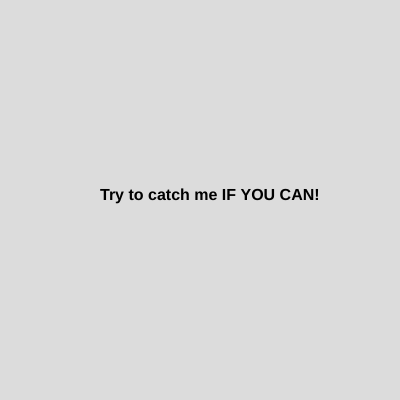
Frame 1 (no input)
Frame 60 (no input): identical to frame 1, image omitted
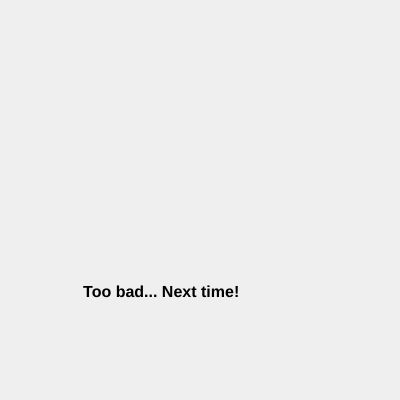
Frame 120 (the mouse pressed at the canvas centre since frame 60)

The p5.js sketch that drew these frames (run headless with seeded random() and noise() and a simulated clock; from frame 60 on, the mouse is pressed at the canvas centre):

// p5.js sketch
// ── sketch.js
let catchMe = [{
  name: "Nope! ",
  color: "I'm here."
}, {
  name: "Too bad... ",
  color: "I'm over here!"
}, {
  name: "Oops! ",
  color: "Miss again?"
}, {
  name: "Hehehe... ",
  color: "About to give up?"
}, {
  name: "Too slow... ",
  color: "Next time!"
}, {
  name: "Faster! ",
  color: "Try one more time!"
}];

let randomIndex1;
let randomIndex2;

function setup() {
  createCanvas(400, 400);
  background(220);
  translate(width*0.5, width*0.5);
  textSize(16);
  textStyle(BOLD);
  text("Try to catch me IF YOU CAN!",width*-0.25,0);


}

function draw() {
  
}

function mousePressed() {
  background(random(200,255));
  randomIndex1 = int(random(catchMe.length));
  randomIndex2 = int(random(catchMe.length));
  text(catchMe[randomIndex1].name +
       catchMe[randomIndex2].color, random(width*0, width*0.6), random(width*0.1, width*0.9));
}
